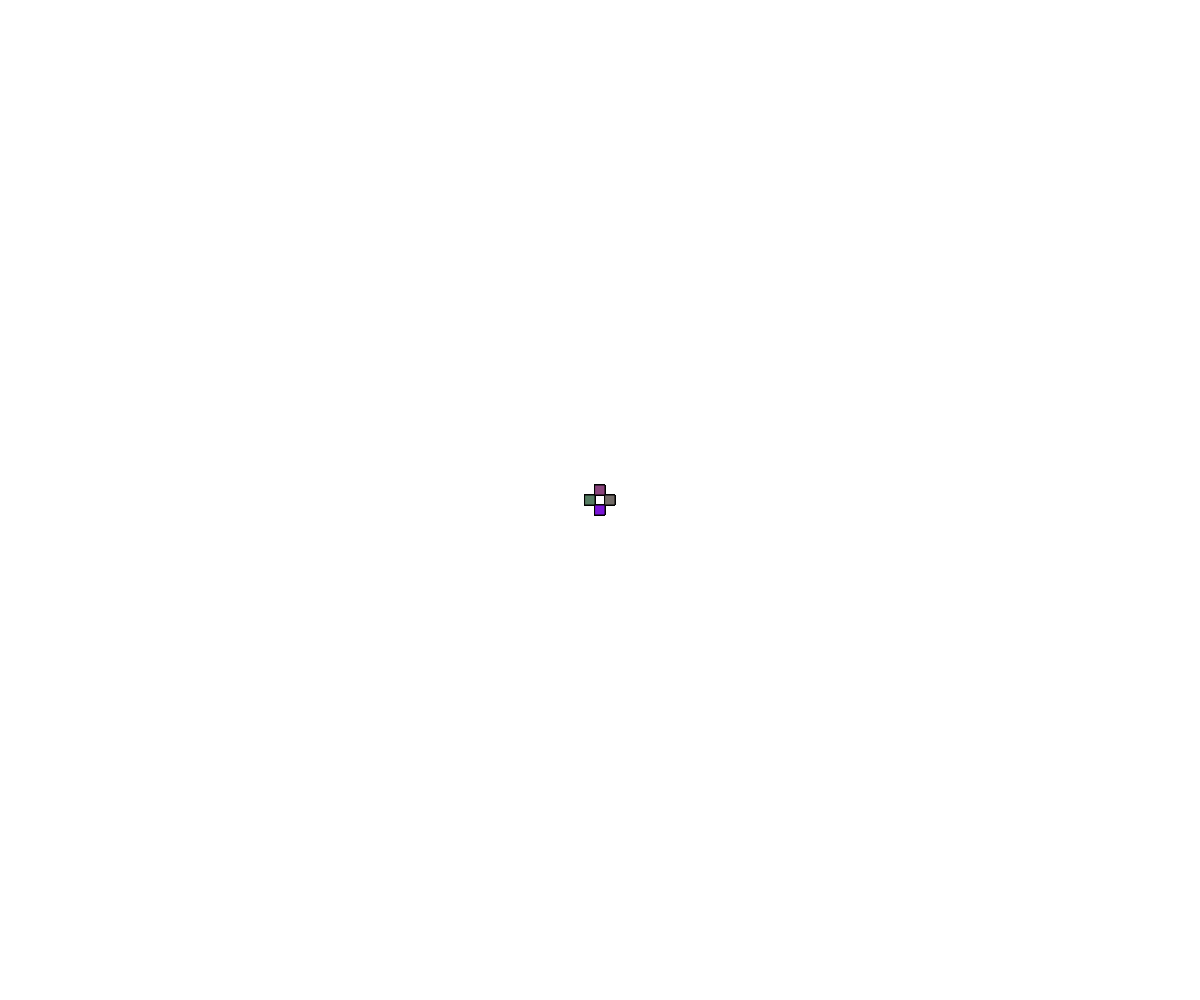
Frame 1 (no input)
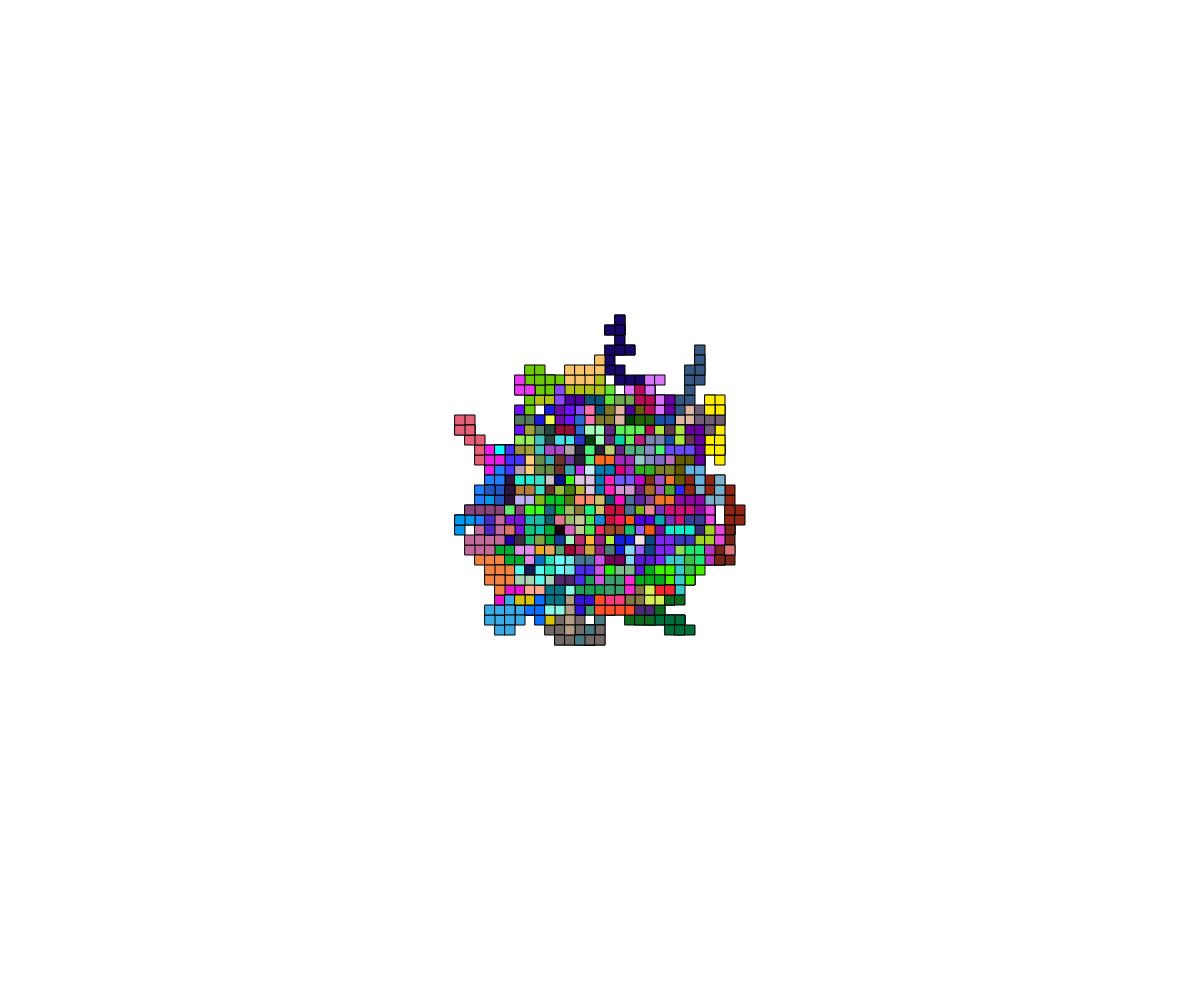
Frame 60 (no input)
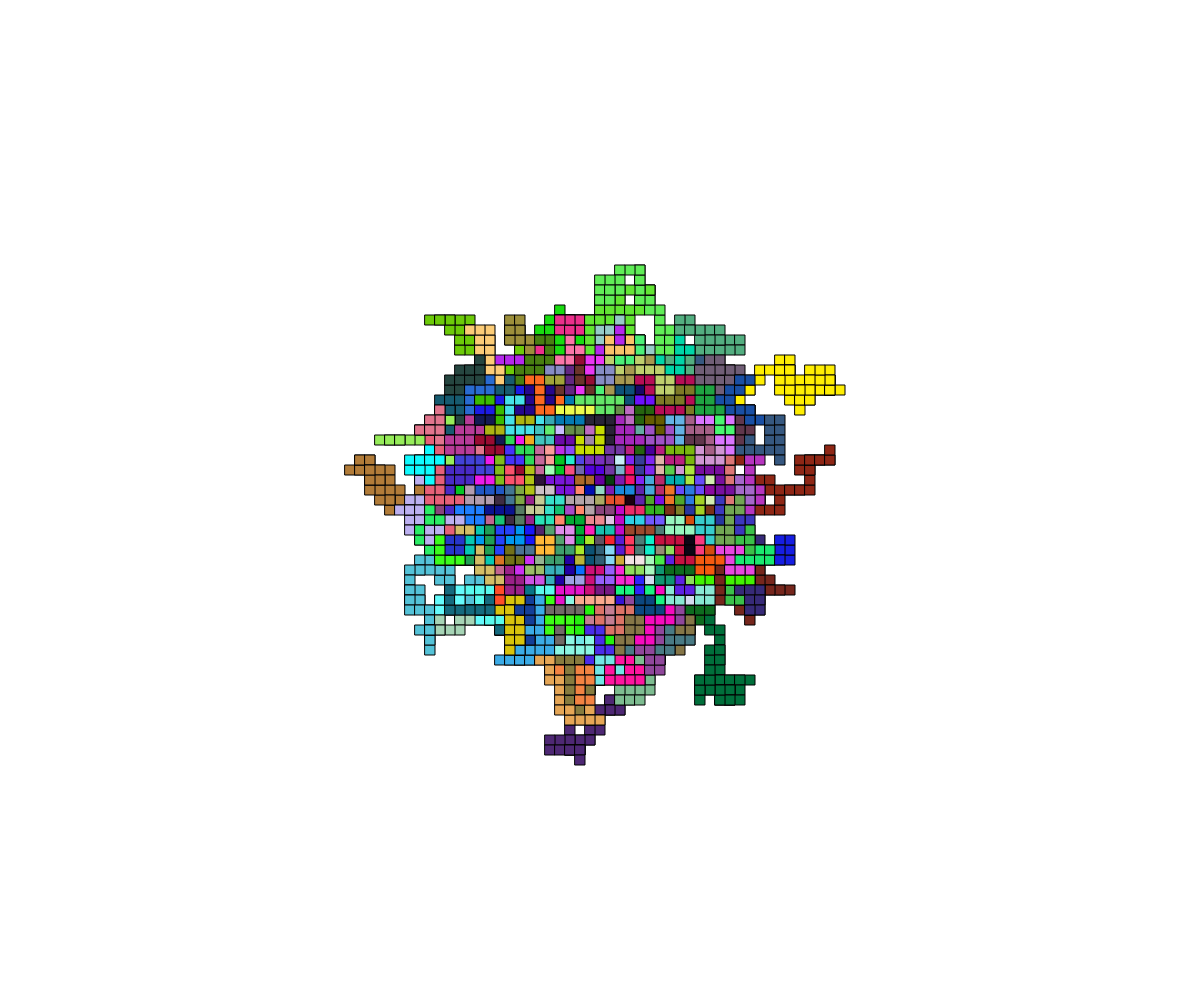
Frame 120 (the mouse pressed at the canvas centre since frame 60)

The p5.js sketch that drew these frames (run headless with seeded random() and noise() and a simulated clock; from frame 60 on, the mouse is pressed at the canvas centre):

// p5.js sketch
// ── sketch.js
// Objects and Classes Intro
// Austin Nicholson
// Oct 02 2023
//
// Extra for Experts:
// - describe what you did to take this project "above and beyond"

let w = [];
const NUM_WALKERS = 300;


function setup() {
  createCanvas(windowWidth, windowHeight);
  for(let i = 0; i < NUM_WALKERS; i++){
    let randColor = color(random(255), random(255), random(255));
    w.push(new Walker(width/2, height/2, randColor));

  }
}

function draw() {
  for(let current of w){
    current.move();
    current.display();
  }
}

class Walker{
  constructor(x,y,c){
    this.x =x; this.y = y; this.c = c;
    this.size = 10; this.speed = 10;
  }
  move(){
    let moveChoice = Math.floor(random(0, 4));
    if(moveChoice===0)this.y -= this.speed;
    else if (moveChoice===1)this.y += this.speed;
    else if (moveChoice===2)this.x -= this.speed;
    else this.x += this.speed;
  }
  

  display(){
    rectMode(CENTER);
    fill(this.c);
    square(this.x, this.y, this.size);
  }
}
